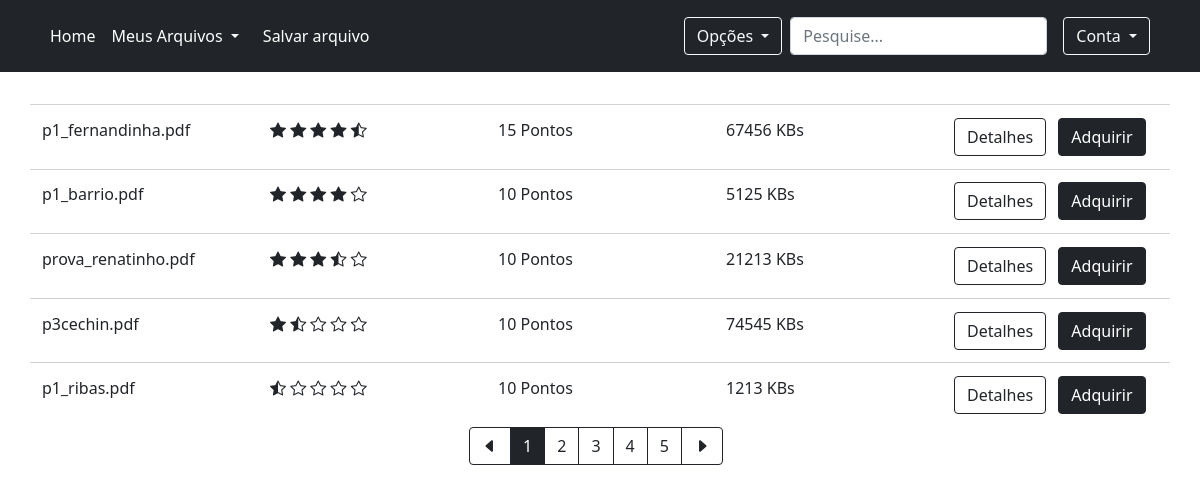
The app's page /search/ (signed in) with its own data.
### pdfshare/models.py (models this page shows, shortened)
class PDF(models.Model):
    filename = models.CharField(max_length=100)
    fileauthor = models.ForeignKey(Usuario, on_delete=models.RESTRICT, null=True) # TODO: garantir que se eu excluir um arquivo eu nao exclua o usuario; mas nao o contrario.
    filesize = models.IntegerField(null=True)
    nota = models.IntegerField(default=0) # colocar valor padrao 0
    quantidadeNota = models.IntegerField(default=0) # colocar valor padrao 0
    filepath = models.CharField(max_length=250, null=True) # TODO: Deveria estar null=True?

### pdfshare/views.py (the view)
# urls.py: path('search/', views.file_list, name='url_file_list'), # Página que exibe arquivos disponíveis para a compra.
@login_required
@csrf_protect
def file_list(request):
    files = {}
    arquivoEnota = request.POST.get('search-type', False) == "arquivo" and request.POST.get('search-order', False) == "nota"
    arquivoErelevancia = request.POST.get('search-type', False) == "arquivo" and request.POST.get('search-order', False) == "relevancia"
    usuarioEnota = request.POST.get('search-type', False) == "usuario" and request.POST.get('search-order', False) == "nota"
    usuarioErelevancia = request.POST.get('search-type', False) == "usuario" and request.POST.get('search-order', False) == "relevancia"
    espacovazio = request.POST.get('caixa-pesquisa', False) == ""
    if arquivoEnota:
        if espacovazio:
            files = PDF.objects.all().order_by('-nota')
        else:
            files = PDF.objects.filter(filename=request.POST.get('caixa-pesquisa', False)).order_by('-nota')
    elif arquivoErelevancia:
        if espacovazio:
            files = PDF.objects.all().order_by('-quantidadeNota')
        else:
            files = PDF.objects.filter(filename=request.POST.get('caixa-pesquisa', False)).order_by('-quantidadeNota')
    elif usuarioEnota:
        if espacovazio:
            files = PDF.objects.all().order_by('-nota')
        else:
            files = PDF.objects.filter(fileauthor__user__username__contains=request.POST.get('caixa-pesquisa', False)).order_by('-nota')
    elif usuarioErelevancia:
        if espacovazio:
            files = PDF.objects.all().order_by('-quantidadeNota')
        else:
            files = PDF.objects.filter(fileauthor__user__username__contains=request.POST.get('caixa-pesquisa', False)).order_by('-quantidadeNota')
    else:
        files = PDF.objects.all().order_by('-nota')
    return render(request, 'filelist.html', {'files': files, 'searchtype': request.POST.get('search-type', False), 'searchorder': request.POST.get('search-order', False)})

### pdfshare/templatetags/starlize.py (called while the page is built)
@register.filter()
def starlize(value):
    lista = []
    for v in range(math.floor(value/2)):
        lista.append(0)
    if value % 2 != 0:
        lista.append(1)
    while len(lista) < 5:
        lista.append(2)
    return lista

### pdfshare/templates/filelist.html (shortened to what this page needs)
{% extends 'base.html' %}
{% load starlize %}
{% block content %}
            <div class="container-lg main-content-container">
              {% for file in files %}
              <div class="row pdf-item">
                <div class="col">
                  {{file.filename}}
                </div>
                <div class="col">
                  {% for star in file.nota|starlize %}
                    {% if star == 0 %}
                      <i class="bi bi-star-fill"></i>
                    {% elif star == 1 %}
                      <i class="bi bi-star-half"></i>
                    {% else %}
                      <i class="bi bi-star"></i>
                    {% endif %}
                  {% endfor %}
                </div>
                <div class="col">
                  {% if file.filesize < 500 %}
                    {% if file.nota < 9 or file.quantidadeNota < 10 %}
                      05 Pontos
                    {% else %}
                      10 Pontos
                    {% endif %}
                  {% else %}
                    {% if file.nota < 9 or file.quantidadeNota < 10 %}
                      10 Pontos
                    {% else %}
                      15 Pontos
                    {% endif %}
                  {% endif %}
                </div>
                <div class="col">
                  {{file.filesize}} KBs
                </div>
                <div class="col">
                  <a type="button" href="#" class="btn btn-outline-dark me-2">Detalhes</a>
                  {% if file.filesize < 500 %}
                    {% if file.nota < 9 or file.quantidadeNota < 10 %}
                    <a type="button" href="{% url 'url_update_compra' user.usuario.id file.fileauthor.id file.id 5 %}" class="btn btn-dark me-2">Adquirir</a>
                    {% else %}
                    <a type="button" href="{% url 'url_update_compra' user.usuario.id file.fileauthor.id file.id 10 %}" class="btn btn-dark me-2">Adquirir</a>
                    {% endif %}
                  {% else %}
                    {% if file.nota < 9 or file.quantidadeNota < 10 %}
                    <a type="button" href="{% url 'url_update_compra' user.usuario.id file.fileauthor.id file.id 10 %}" class="btn btn-dark me-2">Adquirir</a>
                    {% else %}
                    <a type="button" href="{% url 'url_update_compra' user.usuario.id file.fileauthor.id file.id 15 %}" class="btn btn-dark me-2">Adquirir</a>
                    {% endif %}
                  {% endif %}
                </div>
              </div>
              {% endfor %}
              <div  class="d-flex justify-content-center">
                <div class="btn-group me-2" role="group" aria-label="First group">
                  <button type="button" class="btn btn-outline-dark">
                    <i class="bi bi-caret-left-fill"></i>
                  </button>
                  <button type="button" class="btn btn-dark">1</button>
                  <button type="button" class="btn btn-outline-dark">2</button>
                  <button type="button" class="btn btn-outline-dark">3</button>
                  <button type="button" class="btn btn-outline-dark">4</button>
                  <button type="button" class="btn btn-outline-dark">5</button>
                  <button type="button" class="btn btn-outline-dark">
                    <i class="bi bi-caret-right-fill"></i>
                  </button>
                </div>
              </div>
            </div>
{% endblock %}

### pdfshare/static/css/style.css (style rules this page uses)
.main-content-container { margin-top: 2rem; }
.pdf-item { padding-top: .8rem; padding-bottom: .8rem; border-top: 1.5px solid lightgrey; }

### records on screen
PDF: filename "p1_fernandinha.pdf", nota "15 Pontos", filesize "67456"
PDF: filename "p1_barrio.pdf", nota "10 Pontos", filesize "5125"
PDF: filename "prova_renatinho.pdf", nota "10 Pontos", filesize "21213"
PDF: filename "p3cechin.pdf", nota 3 (drawn), filesize "74545"
PDF: filename "p1_ribas.pdf", nota 1 (drawn), filesize "1213"
